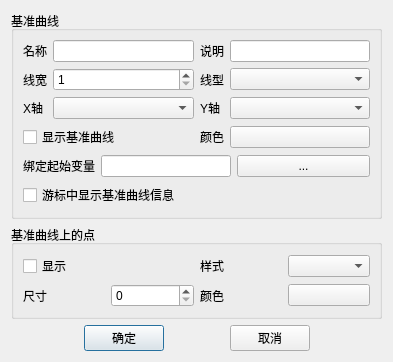
<?xml version="1.0" encoding="UTF-8"?>
<ui version="4.0">
 <class>CReferenceCurvePropertyDialog</class>
 <widget class="QDialog" name="CReferenceCurvePropertyDialog">
  <property name="geometry">
   <rect>
    <x>0</x>
    <y>0</y>
    <width>387</width>
    <height>322</height>
   </rect>
  </property>
  <property name="windowTitle">
   <string>Dialog</string>
  </property>
  <layout class="QGridLayout" name="gridLayout_3">
   <item row="0" column="0">
    <widget class="QGroupBox" name="groupBox">
     <property name="title">
      <string>基准曲线</string>
     </property>
     <layout class="QGridLayout" name="gridLayout">
      <item row="0" column="0">
       <widget class="QLabel" name="label">
        <property name="text">
         <string>名称</string>
        </property>
       </widget>
      </item>
      <item row="0" column="1">
       <widget class="QLineEdit" name="nameLineEdit">
        <property name="enabled">
         <bool>true</bool>
        </property>
       </widget>
      </item>
      <item row="0" column="2">
       <widget class="QLabel" name="label_3">
        <property name="text">
         <string>说明</string>
        </property>
       </widget>
      </item>
      <item row="0" column="3">
       <widget class="QLineEdit" name="commentLineEdit"/>
      </item>
      <item row="1" column="0">
       <widget class="QLabel" name="label_5">
        <property name="text">
         <string>线宽</string>
        </property>
       </widget>
      </item>
      <item row="1" column="1">
       <widget class="QSpinBox" name="reCurveWidthSpinBox">
        <property name="sizePolicy">
         <sizepolicy hsizetype="Expanding" vsizetype="Fixed">
          <horstretch>0</horstretch>
          <verstretch>0</verstretch>
         </sizepolicy>
        </property>
        <property name="minimum">
         <number>1</number>
        </property>
        <property name="maximum">
         <number>10</number>
        </property>
       </widget>
      </item>
      <item row="1" column="2">
       <widget class="QLabel" name="label_6">
        <property name="text">
         <string>线型</string>
        </property>
       </widget>
      </item>
      <item row="1" column="3">
       <widget class="QComboBox" name="reCurveStyleComboBox">
        <property name="sizePolicy">
         <sizepolicy hsizetype="Expanding" vsizetype="Fixed">
          <horstretch>0</horstretch>
          <verstretch>0</verstretch>
         </sizepolicy>
        </property>
       </widget>
      </item>
      <item row="2" column="0">
       <widget class="QLabel" name="label_8">
        <property name="text">
         <string>X轴</string>
        </property>
       </widget>
      </item>
      <item row="2" column="1">
       <widget class="QComboBox" name="xAxisComboBox">
        <property name="sizePolicy">
         <sizepolicy hsizetype="Expanding" vsizetype="Fixed">
          <horstretch>0</horstretch>
          <verstretch>0</verstretch>
         </sizepolicy>
        </property>
       </widget>
      </item>
      <item row="2" column="2">
       <widget class="QLabel" name="label_9">
        <property name="text">
         <string>Y轴</string>
        </property>
       </widget>
      </item>
      <item row="2" column="3">
       <widget class="QComboBox" name="yAxisComboBox">
        <property name="sizePolicy">
         <sizepolicy hsizetype="Expanding" vsizetype="Fixed">
          <horstretch>0</horstretch>
          <verstretch>0</verstretch>
         </sizepolicy>
        </property>
       </widget>
      </item>
      <item row="3" column="0" colspan="2">
       <widget class="QCheckBox" name="reCurveVisibleCheckBox">
        <property name="text">
         <string>显示基准曲线</string>
        </property>
       </widget>
      </item>
      <item row="3" column="2">
       <widget class="QLabel" name="label_7">
        <property name="text">
         <string>颜色</string>
        </property>
       </widget>
      </item>
      <item row="3" column="3">
       <widget class="QPushButton" name="reCurveColorButton">
        <property name="sizePolicy">
         <sizepolicy hsizetype="Expanding" vsizetype="Fixed">
          <horstretch>0</horstretch>
          <verstretch>0</verstretch>
         </sizepolicy>
        </property>
        <property name="text">
         <string/>
        </property>
       </widget>
      </item>
      <item row="4" column="0" colspan="4">
       <layout class="QHBoxLayout" name="horizontalLayout_2">
        <item>
         <widget class="QLabel" name="startValueLable">
          <property name="text">
           <string>绑定起始变量</string>
          </property>
         </widget>
        </item>
        <item>
         <widget class="QLineEdit" name="startLineEdit">
          <property name="minimumSize">
           <size>
            <width>130</width>
            <height>0</height>
           </size>
          </property>
          <property name="maximumSize">
           <size>
            <width>130</width>
            <height>16777215</height>
           </size>
          </property>
         </widget>
        </item>
        <item>
         <widget class="QPushButton" name="startPushButton">
          <property name="minimumSize">
           <size>
            <width>133</width>
            <height>0</height>
           </size>
          </property>
          <property name="maximumSize">
           <size>
            <width>133</width>
            <height>16777215</height>
           </size>
          </property>
          <property name="text">
           <string>...</string>
          </property>
         </widget>
        </item>
       </layout>
      </item>
      <item row="5" column="0" colspan="2">
       <widget class="QCheckBox" name="showVernierCheckBox">
        <property name="text">
         <string>游标中显示基准曲线信息</string>
        </property>
       </widget>
      </item>
     </layout>
    </widget>
   </item>
   <item row="1" column="0">
    <widget class="QGroupBox" name="groupBox_3">
     <property name="title">
      <string>基准曲线上的点</string>
     </property>
     <layout class="QGridLayout" name="gridLayout_2">
      <item row="0" column="2">
       <widget class="QLabel" name="label_10">
        <property name="text">
         <string>样式</string>
        </property>
       </widget>
      </item>
      <item row="0" column="3">
       <widget class="QComboBox" name="normalPointStyleComboBox"/>
      </item>
      <item row="1" column="0">
       <widget class="QLabel" name="label_11">
        <property name="text">
         <string>尺寸</string>
        </property>
       </widget>
      </item>
      <item row="1" column="1">
       <widget class="QSpinBox" name="normalPointSizeSpinBox"/>
      </item>
      <item row="1" column="2">
       <widget class="QLabel" name="label_12">
        <property name="text">
         <string>颜色</string>
        </property>
       </widget>
      </item>
      <item row="1" column="3">
       <widget class="QPushButton" name="normalPointColorButton">
        <property name="text">
         <string/>
        </property>
       </widget>
      </item>
      <item row="0" column="0">
       <widget class="QCheckBox" name="normalPointVisibleCheckBox">
        <property name="text">
         <string>显示</string>
        </property>
       </widget>
      </item>
     </layout>
    </widget>
   </item>
   <item row="2" column="0">
    <layout class="QHBoxLayout" name="horizontalLayout">
     <property name="sizeConstraint">
      <enum>QLayout::SetDefaultConstraint</enum>
     </property>
     <item>
      <spacer name="horizontalSpacer">
       <property name="orientation">
        <enum>Qt::Horizontal</enum>
       </property>
       <property name="sizeHint" stdset="0">
        <size>
         <width>40</width>
         <height>20</height>
        </size>
       </property>
      </spacer>
     </item>
     <item>
      <widget class="QPushButton" name="okButton">
       <property name="text">
        <string>确定</string>
       </property>
       <property name="default">
        <bool>true</bool>
       </property>
      </widget>
     </item>
     <item>
      <spacer name="horizontalSpacer_3">
       <property name="orientation">
        <enum>Qt::Horizontal</enum>
       </property>
       <property name="sizeType">
        <enum>QSizePolicy::Minimum</enum>
       </property>
       <property name="sizeHint" stdset="0">
        <size>
         <width>60</width>
         <height>20</height>
        </size>
       </property>
      </spacer>
     </item>
     <item>
      <widget class="QPushButton" name="cancelButton">
       <property name="text">
        <string>取消</string>
       </property>
       <property name="default">
        <bool>false</bool>
       </property>
      </widget>
     </item>
     <item>
      <spacer name="horizontalSpacer_2">
       <property name="orientation">
        <enum>Qt::Horizontal</enum>
       </property>
       <property name="sizeHint" stdset="0">
        <size>
         <width>40</width>
         <height>20</height>
        </size>
       </property>
      </spacer>
     </item>
    </layout>
   </item>
  </layout>
 </widget>
 <resources/>
 <connections/>
</ui>
